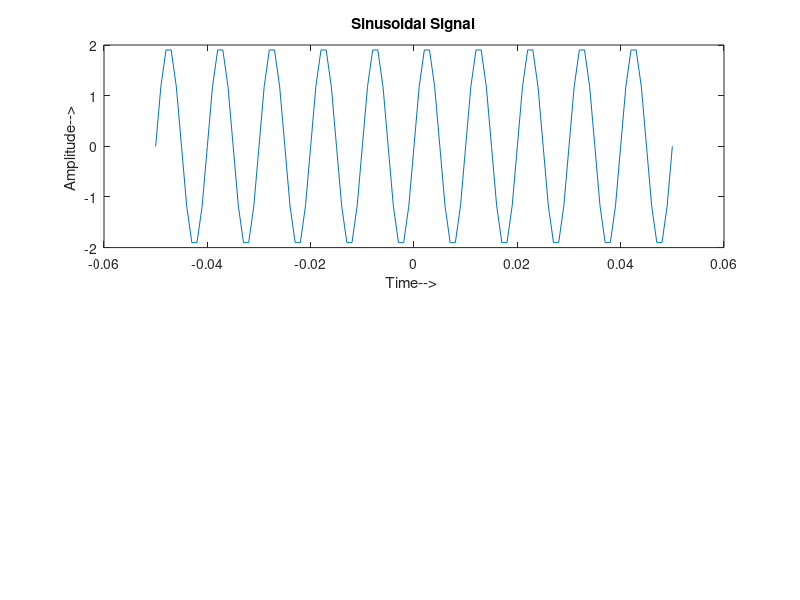

The MATLAB source for this figure:
clc;
close all;
clear all;

t=-.05:0.001:.05;
f=100;
a=2;
yt=a*sin(2*pi*f*t);
subplot(2,1,1);
plot(t,yt);
xlabel('Time--> ');
ylabel('Amplitude--> ');
title('Sinusoidal Signal');
